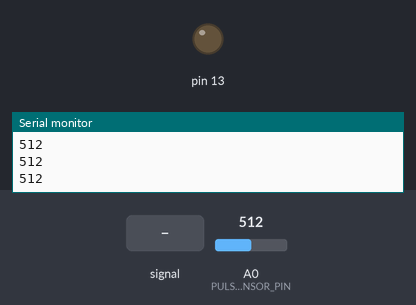
Bench run of a sketch on a simulated Arduino Uno, built with avr-gcc and run on an emulated ATmega328P. Shown: output pins drawn as LEDs (lit = HIGH), the last lines printed to the serial monitor. Dashed ring = blinking. The test bench sets the inputs (shaded band); at power-on: A0 (PULSE_SENSOR_PIN) = 512.

Above: at 1.2 s.
1.3 s: A0 (PULSE_SENSOR_PIN) fed a 200 Hz sine of ±81 counts around its level
At 1.9 s:
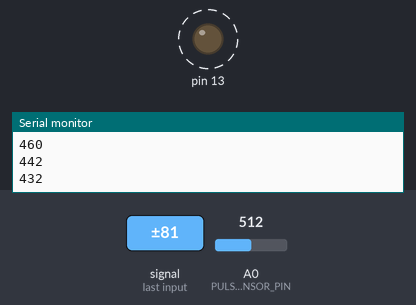
4.3 s: A0 (PULSE_SENSOR_PIN) set to 716
At 4.3 s:
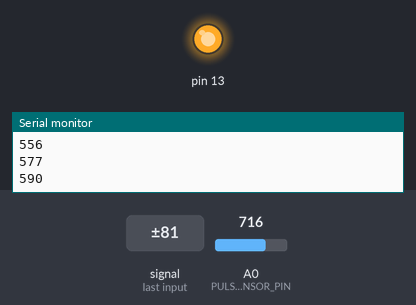
5.8 s: A0 (PULSE_SENSOR_PIN) set to 565
7.3 s: A0 (PULSE_SENSOR_PIN) set to 543
At 8.1 s:
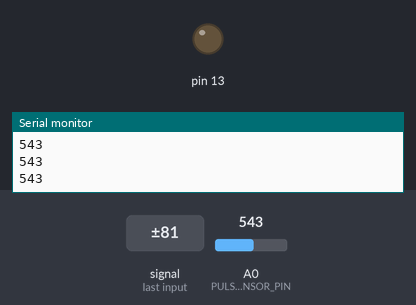
8.8 s: A0 (PULSE_SENSOR_PIN) set to 560
At 9.4 s:
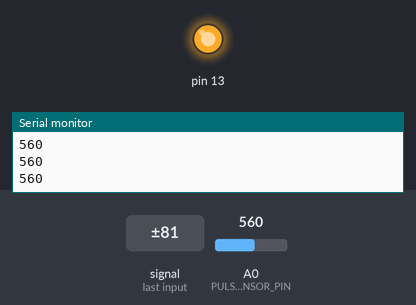
Timing chart, 0 to 11.3 s (numbered marks = the images above; inputs shaded):
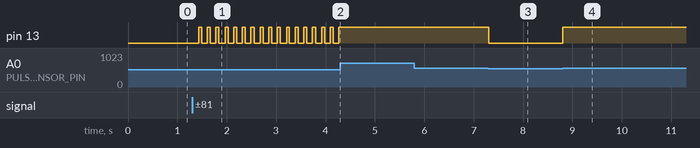

Measured:
- the behaviour switches between 551 and 550 on A0 (PULSE_SENSOR_PIN) (found by bisection; images 2 and 3)
- after the input at 1.3 s, pin 13: alternates HIGH for 0.06 s and LOW for 0.11 s, starting after 0.13 s
- after the input at 4.3 s, pin 13: stops changing and stays HIGH
- after the input at 7.3 s, pin 13: HIGH → LOW at once
- after the input at 8.8 s, pin 13: LOW → HIGH at once

The sketch:

pulse.ino
```cpp
int const PULSE_SENSOR_PIN = 0;   // 'S' Signal pin connected to A0

int Signal;                // Store incoming ADC data. Value can range from 0-1024

void setup() {
	pinMode(13, OUTPUT);  //
	Serial.begin(9600);           // Set comm speed for serial plotter window
}

void loop() {

	Signal = analogRead(PULSE_SENSOR_PIN); // Read the sensor value

	Serial.println(Signal);                // Send the signal value to serial plotter

	if(Signal > 550){                // If the signal is above threshold, turn on the LED
		digitalWrite(13, HIGH);
	} else {
		digitalWrite(13, LOW);     // Else turn off the LED
	}
	delay(10);
}
```
